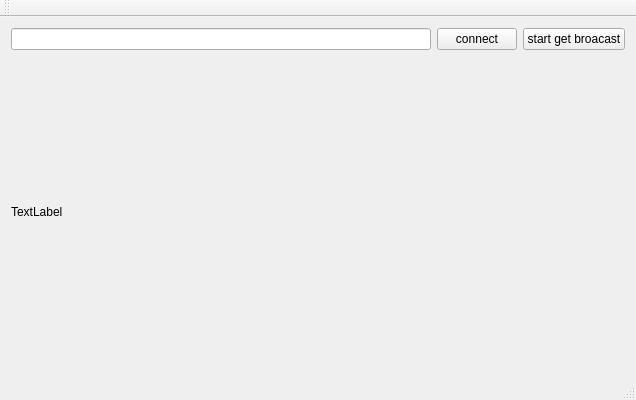
<?xml version="1.0" encoding="UTF-8"?>
<ui version="4.0">
 <class>MainWindow</class>
 <widget class="QMainWindow" name="MainWindow">
  <property name="geometry">
   <rect>
    <x>0</x>
    <y>0</y>
    <width>636</width>
    <height>400</height>
   </rect>
  </property>
  <property name="maximumSize">
   <size>
    <width>800</width>
    <height>400</height>
   </size>
  </property>
  <property name="windowTitle">
   <string>MainWindow</string>
  </property>
  <widget class="QWidget" name="centralWidget">
   <layout class="QVBoxLayout" name="verticalLayout" stretch="0,1">
    <item>
     <layout class="QHBoxLayout" name="horizontalLayout">
      <item>
       <widget class="QLineEdit" name="lineEdit"/>
      </item>
      <item>
       <widget class="QPushButton" name="connectBtn">
        <property name="text">
         <string>connect</string>
        </property>
       </widget>
      </item>
      <item>
       <widget class="QPushButton" name="pushButton">
        <property name="text">
         <string>start get broacast</string>
        </property>
       </widget>
      </item>
     </layout>
    </item>
    <item>
     <widget class="QLabel" name="label">
      <property name="maximumSize">
       <size>
        <width>800</width>
        <height>600</height>
       </size>
      </property>
      <property name="text">
       <string>TextLabel</string>
      </property>
     </widget>
    </item>
   </layout>
  </widget>
  <widget class="QMenuBar" name="menuBar">
   <property name="geometry">
    <rect>
     <x>0</x>
     <y>0</y>
     <width>636</width>
     <height>22</height>
    </rect>
   </property>
  </widget>
  <widget class="QToolBar" name="mainToolBar">
   <attribute name="toolBarArea">
    <enum>TopToolBarArea</enum>
   </attribute>
   <attribute name="toolBarBreak">
    <bool>false</bool>
   </attribute>
  </widget>
  <widget class="QStatusBar" name="statusBar"/>
 </widget>
 <layoutdefault spacing="6" margin="11"/>
 <resources/>
 <connections/>
</ui>
